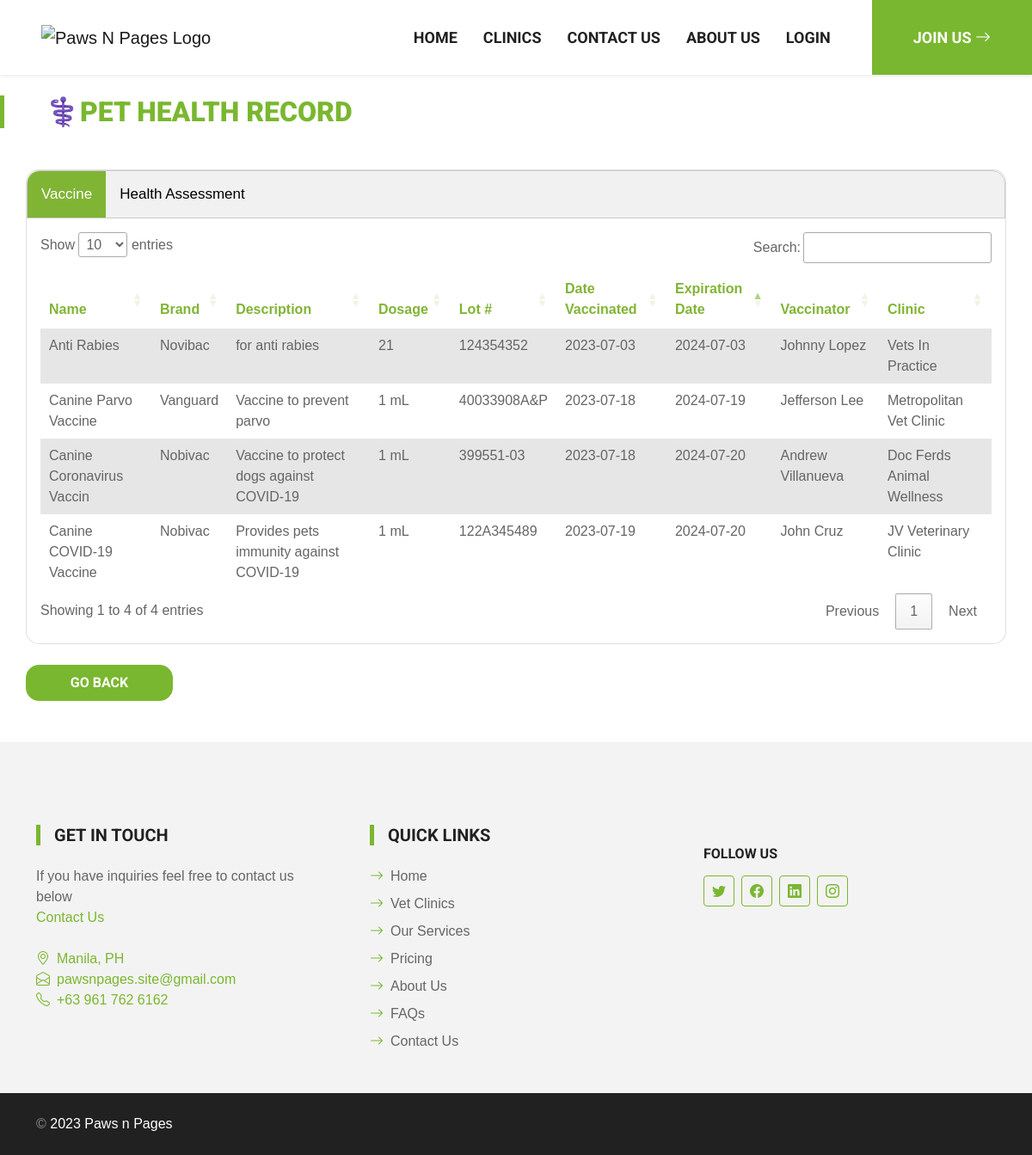
Page /petHealthRecord.php?petid=33 on the committed database.
### tables this page shows
CREATE TABLE `petvaccine` (
  `VaccineID` int(11) NOT NULL,
  `VaccineName` varchar(25) NOT NULL,
  `Brand` varchar(25) NOT NULL,
  `Description` varchar(150) NOT NULL,
  `Dosage` varchar(15) NOT NULL,
  `LotNo` varchar(15) NOT NULL,
  `DateVaccinated` date NOT NULL,
  `ExpirationDate` date NOT NULL,
  `Vaccinator` varchar(50) NOT NULL,
  `PetID` int(11) DEFAULT NULL,
  `ClinicID` int(11) DEFAULT NULL
);

CREATE TABLE `clinics` (
  `ClinicID` int(11) NOT NULL,
  `ClinicName` varchar(250) NOT NULL,
  `ClinicImage` varchar(500) NOT NULL,
  `BusinessPermit` varchar(500) NOT NULL,
  `BusinessNameReg` varchar(500) NOT NULL,
  `CertificateOfReg` varchar(500) NOT NULL,
  `UserID` int(11) DEFAULT NULL,
  `SubscriptionNo` varchar(200) DEFAULT NULL,
  `SubscriptionType` varchar(200) NOT NULL,
  `DateOfSubscription` date DEFAULT NULL,
  `ExpiryDateOfSub` date DEFAULT NULL,
  `SubscriptionStatus` varchar(200) DEFAULT NULL,
  `OpeningTime` time NOT NULL,
  `ClosingTime` time NOT NULL,
  `OperatingDays` varchar(300) NOT NULL
);

### petHealthRecord.php (the view, shortened to what this page needs)
<?php
include('connection.php');
$petID = $_GET['petid'];
?>
<!DOCTYPE html>
<html lang="en">
<head>
    <link rel="stylesheet" href="https://stackpath.bootstrapcdn.com/bootstrap/4.5.0/css/bootstrap.min.css">
    <link rel="stylesheet" href="https://maxcdn.bootstrapcdn.com/font-awesome/4.7.0/css/font-awesome.min.css">
    <link href="https://cdn.jsdelivr.net/npm/bootstrap-icons@1.4.1/font/bootstrap-icons.css" rel="stylesheet">
    <link href="lib/flaticon/font/flaticon.css" rel="stylesheet">
    <link href="lib/owlcarousel/assets/owl.carousel.min.css" rel="stylesheet">
    <link href="css/bootstrap.min.css" rel="stylesheet">
    <link href="css/style.css" rel="stylesheet">
</head>
<body>
    <nav class="navbar navbar-expand-lg bg-white navbar-light shadow-sm py-3 py-lg-0 px-3 px-lg-0">
        <a href="index.php" class="navbar-brand ms-lg-5">
            <img src="https://i.ibb.co/vmrbJ34/logo-black.png" alt="Paws N Pages Logo" width="70" height="70" />
        </a>
        <div class="collapse navbar-collapse" id="navbarCollapse">
            <div class="navbar-nav ms-auto py-0">
                <a href="index.php" class="nav-item nav-link">Home</a>
                <a href="clinics.php" class="nav-item nav-link">Clinics</a>
                <a href="contact.php" class="nav-item nav-link">Contact Us</a>
                <a href="about.php" class="nav-item nav-link">About Us</a>
                <?php if ($_SESSION["id"] > 0) { ?>
                    <a href="userProfile.php" class="nav-item nav-link active">Profile</a>
                    <a href="logout.php" class="nav-item nav-link">Logout
                        <i class="bi bi-arrow-right"></i>
                        &nbsp;&nbsp;&nbsp;&nbsp;&nbsp;
                    </a>
                <?php } else { ?>
                    <a href="login.php" class="nav-item nav-link">Login</a>
                    <a href="vet-or-pet.php" class="nav-item nav-link nav-contact bg-primary text-white px-5 ms-lg-5">JOIN
                        US
                        <i class="bi bi-arrow-right"></i>
                    </a>
                <?php } ?>
            </div>
        </div>
    </nav>
    <br>
    <div class="border-start border-5 border-primary ps-5 mb-5">
        <h2 class="text-primary text-uppercase"><b>⚕️Pet Health Record</b></h2>
    </div>
    <div style="padding-right:30px; padding-left:30px;">
        <div class="row">
            <div class="col-xl-12">
                <div class="card mb-4 mb-xl-0" style="border-radius: 15px;" id="vaccine_tab" name="tab">
                    <div class="tab">
                        <button id="v_tab" class="tablinks active" onclick="showContent('content1', this)">Vaccine</button>
                        <button id="ha_tab" class="tablinks" onclick="showContent('content2', this)">Health
                            Assessment</button>
                    </div>
                    <div class="card-body " id="content1">
                        <table class="table table-striped table-hover" style="border:0px;" id="vaccine">
                            <thead style="border:0px;">
                                <tr class="table100-head">
                                    <th class="column1" style="border:0px; color:#80b434;">Name</th>
                                    <th class="column1" style="border:0px; color:#80b434;">Brand</th>
                                    <th class="column1" style="border:0px; color:#80b434;">Description</th>
                                    <th class="column1" style="border:0px; color:#80b434;">Dosage</th>
                                    <th class="column1" style="border:0px; color:#80b434;">Lot #</th>
                                    <th class="column1" style="border:0px; color:#80b434;">Date Vaccinated</th>
                                    <th class="column1" style="border:0px; color:#80b434;">Expiration Date</th>
                                    <th class="column1" style="border:0px; color:#80b434;">Vaccinator</th>
                                    <th class="column1" style="border:0px; color:#80b434;">Clinic</th>
                                </tr>
                            </thead>
                            <tbody style="border:0px;">
                                <?php
                                $ret = mysqli_query($con, "SELECT * FROM petvaccine WHERE PetID='$petID'");
                                $row = mysqli_num_rows($ret);
                                if ($row > 0) {
                                    while ($row = mysqli_fetch_array($ret)) {
                                ?>
                                        <tr style="border:0px;">
                                            <td style="border:0px;">
                                                <?php echo $row['VaccineName'] ?>
                                            </td>
                                            <td style="border:0px;">
                                                <?php echo $row['Brand']; ?>
                                            </td>
                                            <td style="border:0px;">
                                                <?php echo $row['Description']; ?>
                                            </td>
                                            <td style="border:0px;">
                                                <?php echo $row['Dosage']; ?>
                                            </td>
                                            <td style="border:0px;">
                                                <?php echo $row['LotNo']; ?>
                                            </td>
                                            <td style="border:0px;">
                                                <?php echo $row['DateVaccinated']; ?>
                                            </td>
                                            <td style="border:0px;">
                                                <?php echo $row['ExpirationDate']; ?>
                                            </td>
                                            <td style="border:0px;">
                                                <?php echo $row['Vaccinator']; ?>
                                            </td>
                                            <?php
                                            $clinic = $row['ClinicID'];
                                            $ret1 = mysqli_query($con, "SELECT * FROM clinics WHERE ClinicID='$clinic'");
                                            $row1 = mysqli_num_rows($ret1);
                                            if ($row1 > 0) {
                                                while ($row1 = mysqli_fetch_array($ret1)) {
                                            ?>
                                                    <td style="border:0px;">
                                                        <?php echo $row1['ClinicName']; ?>
                                                    </td>
                                            <?php }
                                            } ?>
                                        </tr>
                                    <?php
                                    }
                                } ?>
                            </tbody>
                        </table>
                    </div>
                </div>
            </div>
        </div>
        <br>
        <a class="btn btn-primary py-2" style="width:15%; border-radius: 15px;" href="userProfile.php">Go Back</a>
    </div>
    <div class="container-fluid bg-light mt-5 py-5">
        <div class="container pt-5">
            <div class="row g-5">
                <div class="col-lg-4 col-md-6">
                    <h5 class="text-uppercase border-start border-5 border-primary ps-3 mb-4">Get In Touch</h5>
                    <p class="mb-4">If you have inquiries feel free to contact us below<br>
                    <a href="contact.php">Contact Us </a></p>
                    <a class="mb-2" href="https://goo.gl/maps/nGdbiDamK7MP9L5z5"><i class="bi bi-geo-alt text-primary me-2"></i>Manila, PH</br></a>
                    <a class="mb-2" href="mailto:pawsnpages.site@gmail.com"><i class="bi bi-envelope-open text-primary me-2"></i>pawsnpages.site@gmail.com</a>
                    <a class="mb-0" href="tel:+6396176261"></br><i class="bi bi-telephone text-primary me-2"></i>+63 961
                        762 6162</a>
                </div>
                <div class="col-lg-4 col-md-6">
                    <h5 class="text-uppercase border-start border-5 border-primary ps-3 mb-4">Quick Links</h5>
                    <div class="d-flex flex-column justify-content-start">
                        <a class="text-body mb-2" href="index.php"><i class="bi bi-arrow-right text-primary me-2"></i>Home</a>
                        <a class="text-body mb-2" href="clinics.php"><i class="bi bi-arrow-right text-primary me-2"></i>Vet Clinics</a>
                        <a class="text-body mb-2" href="index.php#services"><i class="bi bi-arrow-right text-primary me-2"></i>Our Services</a>
                        <a class="text-body mb-2" href="pricing.php"><i class="bi bi-arrow-right text-primary me-2"></i>Pricing</a>
                        <a class="text-body mb-2" href="about.php"><i class="bi bi-arrow-right text-primary me-2"></i>About Us</a>
                        <a class="text-body mb-2" href="about.php#faqs"><i class="bi bi-arrow-right text-primary me-2"></i>FAQs</a>
                        <a class="text-body" href="contact.php"><i class="bi bi-arrow-right text-primary me-2"></i>Contact Us</a>
                    </div>
                </div>
                <div class="col-lg-4 col-md-6">
                    <h6 class="text-uppercase mt-4 mb-3">Follow Us</h6>
                    <div class="d-flex">
                        <a class="btn btn-outline-primary btn-square me-2" href="#"><i class="bi bi-twitter"></i></a>
                        <a class="btn btn-outline-primary btn-square me-2" href="#"><i class="bi bi-facebook"></i></a>
                        <a class="btn btn-outline-primary btn-square me-2" href="#"><i class="bi bi-linkedin"></i></a>
                        <a class="btn btn-outline-primary btn-square" href="#"><i class="bi bi-instagram"></i></a>
                    </div>
                </div>
            </div>
        </div>
    </div>
    <div class="container-fluid bg-dark text-white-50 py-4">
        <div class="container">
            <div class="row g-5">
                <div class="col-md-6 text-center text-md-start">
                    <p class="mb-md-0">&copy; <a class="text-white" href="#">2023 Paws n Pages</a></p>
                </div>
            </div>
        </div>
    </div>
    <link rel="stylesheet" type="text/css" href="https://cdn.datatables.net/1.13.4/css/jquery.dataTables.min.css" />
</body>
</html>

### css/style.css (style rules this page uses)
:root { --primary: #7AB730; --secondary: #FFD33C; --light: #F3F3F3; --dark: #212121; }
.btn { font-family: 'Roboto', sans-serif; text-transform: uppercase; font-weight: 700; transition: .5s; }
.btn-primary { color: #FFFFFF; }
.btn-square { width: 36px; height: 36px; }
.btn-square, .btn-sm-square, .btn-lg-square { padding-left: 0; padding-right: 0; text-align: center; }
.navbar-light .navbar-nav .nav-link { font-family: 'Roboto', sans-serif; position: relative; margin-left: 30px; padding: 30px 0; font-size: 18px; font-weight: 700; text-transform: uppercase; color: var(--dark); outline: none; transition: .5s; }
@media (min-width: 992px) { .navbar-light .navbar-nav .nav-link::before { position: absolute; content: ""; width: 0; height: 7px; top: -4px; left: 50%; background: var(--primary); transition: .5s; } }
@media (min-width: 992px) { .navbar-light .navbar-nav .nav-link.nav-contact::before { width: 100%; height: 1px; top: -1px; left: 0; } }

### petHealthRecord.php (style rules this page uses)
.tab { overflow: auto; border: 1px solid #ccc; background-color: #f1f1f1; border-radius: 15px 15px 0px 0px; }
.tab button { background-color: inherit; float: left; border: none; outline: none; cursor: pointer; padding: 14px 16px; transition: 0.3s; font-size: 17px; }
.tab button.active { background-color: #80b434; color: white; }
.card-body { display: none; }

### rows in the picture
petvaccine: VaccineName "Anti Rabies", Brand "Novibac", Description "for anti rabies", Dosage "21", LotNo "124354352", DateVaccinated "2023-07-03", ExpirationDate "2024-07-03", Vaccinator "Johnny Lopez"
clinics: ClinicName "Vets In Practice"
petvaccine: VaccineName "Canine Parvo Vaccine", Brand "Vanguard", Description "Vaccine to prevent parvo", Dosage "1 mL", LotNo "40033908A&P", DateVaccinated "2023-07-18", ExpirationDate "2024-07-19", Vaccinator "Jefferson Lee"
clinics: ClinicName "Metropolitan Vet Clinic"
petvaccine: VaccineName "Canine Coronavirus Vaccin", Brand "Nobivac", Description "Vaccine to protect dogs against COVID-19", Dosage "1 mL", LotNo "399551-03", DateVaccinated "2023-07-18", ExpirationDate "2024-07-20", Vaccinator "Andrew Villanueva"
clinics: ClinicName "Doc Ferds Animal Wellness"
petvaccine: VaccineName "Canine COVID-19 Vaccine", Brand "Nobivac", Description "Provides pets immunity against COVID-19", Dosage "1 mL", LotNo "122A345489", DateVaccinated "2023-07-19", ExpirationDate "2024-07-20", Vaccinator "John Cruz"
clinics: ClinicName "JV Veterinary Clinic"
